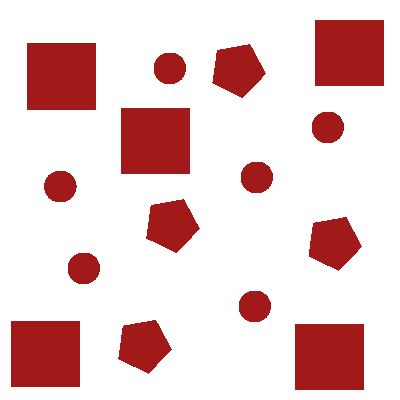
#> input picture Image processing and computer vision/Lecture 3/shapes.png, 400 x 400 px, found by its file name
$ python 'Image processing and computer vision lecture 3.py'
#> lines starting #> are read from the running program, lines starting #| are printed output that depends on the picture; after the words box and inside, x2 and y2 are one past the last pixel; in counts of white or black regions, pixels touching at a corner belong together
import sys
import cv2 as cv
import matplotlib.pyplot as plt
import numpy as np
from collections import deque

def main(argv):
    #exercise1()
    exercise3()

    return 0


# [68 lines left out: function exercise1, not called in this run]

#Exercise 2
def grassfire(binary, neighbors=[(-1,0), (1,0), (0,-1), (0,1)], pause=0.01):
    h, w = binary.shape
    labels = np.zeros((h, w), dtype=np.int32)
    current_label = 0

    fig, ax = plt.subplots()

    for y in range(h):
        for x in range(w):
            if binary[y, x] == 1 and labels[y, x] == 0:
                # Start a new fire
                current_label += 1
                q = deque()
                q.append((y, x))
                labels[y, x] = current_label
                while q:
                    # Current fire front (all burning this step)
                    fire_front = list(q)
                    next_q = deque()

                    # --- Visualization step ---
                    ax.clear()
                    vis = np.copy(labels)
                    ax.imshow(vis, cmap="tab20", vmin=-1, vmax=20)
                    ax.set_title(f"Blob {current_label}: spreading fire")
                    plt.pause(pause)

                    # Expand fire
                    for (cy, cx) in fire_front:
                        for dy, dx in neighbors:
                            ny, nx = cy + dy, cx + dx
                            if 0 <= ny < h and 0 <= nx < w:
                                # Visualize which pixels we are checking
                                old = vis[ny, nx]
                                vis[ny, nx] = 8
                                ax.imshow(vis, cmap="tab20", vmin=-1, vmax=20)
                                ax.set_title(f"Blob {current_label}: spreading fire")
                                vis[ny, nx] = old
                                plt.pause(pause)
                                if binary[ny, nx] == 1 and labels[ny, nx] == 0:
                                    labels[ny, nx] = current_label
                                    vis[ny, nx] = current_label
                                    next_q.append((ny, nx))
                    q = next_q
    plt.show()
    return labels

#Exercise 3
def exercise3():
    #Hardcoded image path:
    src = cv.imread(r"C:\Users\Christian Lykke\Documents\Skole\Aalborg Universitet\CEAIVS7\Image processing and computer vision\Lecture 3\shapes.png", cv.IMREAD_COLOR)
#> src is the input picture: shape (400, 400, 3); mean B, G, R 203.9, 203.9, 234.1
    # Show the original
    plt.imshow(cv.cvtColor(src, cv.COLOR_BGR2RGB))
    plt.title("Original Image")
    plt.show()

    # Convert to grayscale
    gray = cv.cvtColor(src, cv.COLOR_BGR2GRAY)
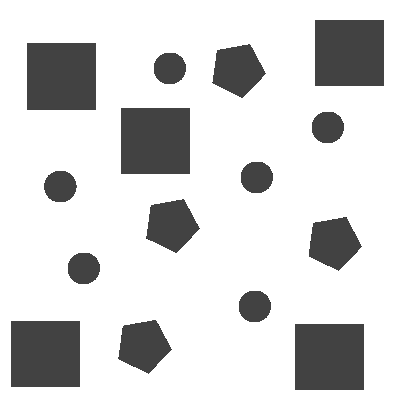
#> gray: shape (400, 400); min 38, max 255, mean 213

    # Threshold to get binary image (foreground=255, background=0)
    _, binary = cv.threshold(gray, 127, 255, cv.THRESH_BINARY)
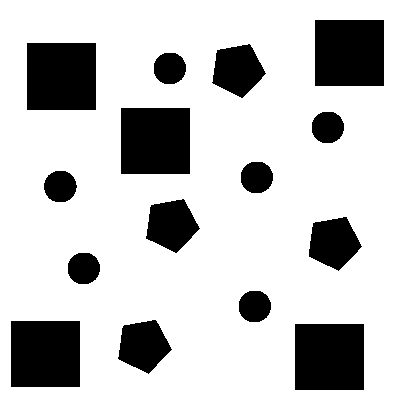
#> binary: shape (400, 400); 77.8% white; 15 black regions, largest, box (x1, y1, x2, y2) and area: (27, 43, 96, 110) 4623, (315, 20, 384, 86) 4554, (121, 108, 190, 174) 4554

    # Connected components
    num_labels, labels = cv.connectedComponents(binary)
#> num_labels = 2

    print(f"Number of connected components (including background): {num_labels}")
#| Number of connected components (including background): 2

    # Visualize the labeled image
    plt.imshow(labels, cmap="tab20")
    plt.title("Connected Components")
    plt.show()


if __name__ == "__main__":
    main(sys.argv[1:])
    binary = np.array([
        [0,0,0,1,1,1],
        [0,0,0,0,1,0],
        [0,0,0,0,1,1],
        [0,0,1,1,0,0],
        [0,0,1,1,0,0],
        [0,0,1,1,0,0]
    ], dtype=np.uint8)

    plt.imshow(binary, cmap="gray")
    plt.title("Input Binary Image")
    plt.show()
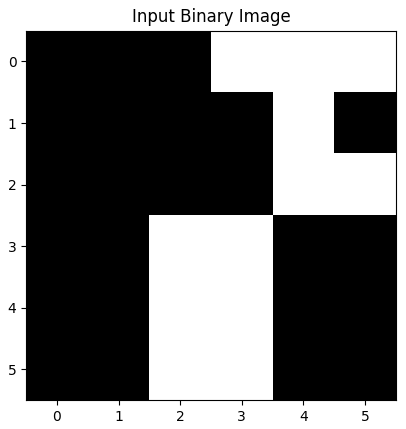
#> figure drawn by matplotlib, 1 panel

    neighbors=[(-1,0), (1,0), (0,-1), (0,1)]
    pause = 0.1
    labels = grassfire(binary, neighbors, pause)
#> the loop in grassfire, `for y in range(h):` made 6 passes
#> pass 1, in grassfire, `plt.pause(pause)`:
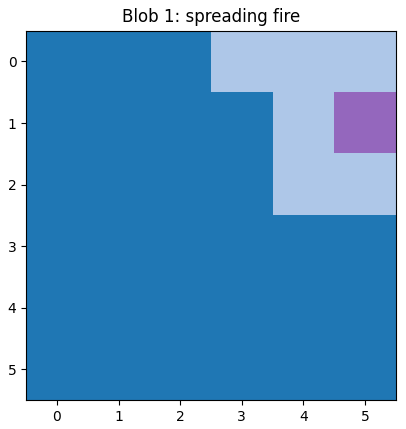
#> figure drawn by matplotlib, 1 panel
#> pass 1, in grassfire, `plt.pause(pause)`:
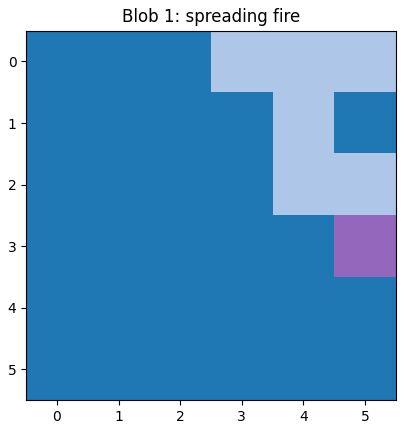
#> figure drawn by matplotlib, 1 panel
#> in grassfire, `plt.show()`:
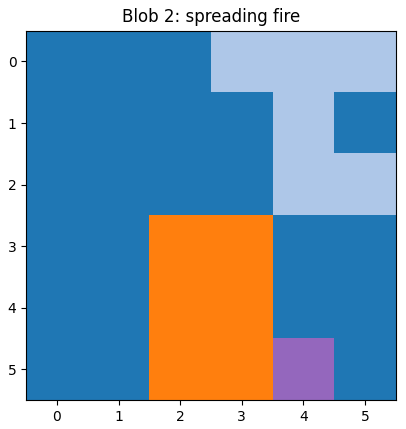
#> figure drawn by matplotlib, 1 panel

    plt.imshow(labels, cmap="tab20")
    plt.title("Final Connected Components")
    plt.show()
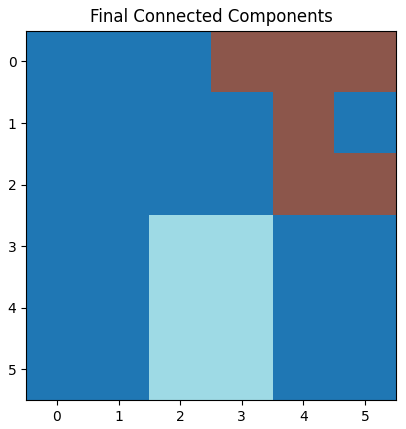
#> figure drawn by matplotlib, 1 panel

$ run again, with Image processing and computer vision/Lecture 3/shapes_2.png copied over Image processing and computer vision/Lecture 3/shapes.png
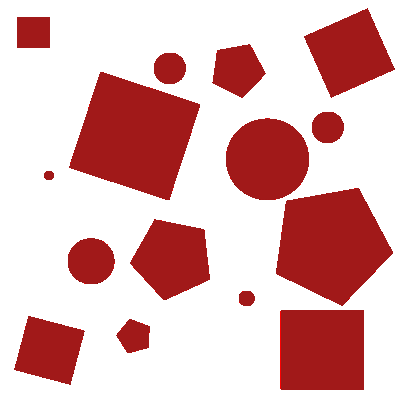
#> input picture Image processing and computer vision/Lecture 3/shapes_2.png, 400 x 400 px, found by its file name
#> in exercise3, src is the input picture: shape (400, 400, 3); mean B, G, R 180.1, 180.1, 224.5
#> in exercise3, `gray = cv.cvtColor(src, cv.COLOR_BGR2GRAY)`:
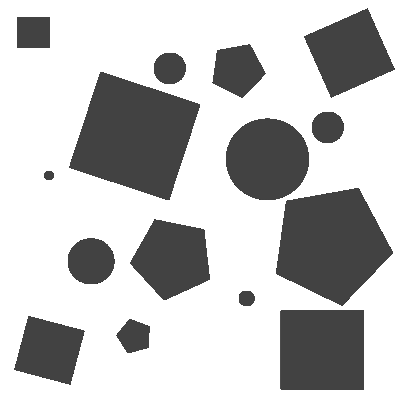
#> gray: shape (400, 400); min 38, max 255, mean 193.5
#> in exercise3, `_, binary = cv.threshold(gray, 127, 255, cv.THRESH_BINARY)`:
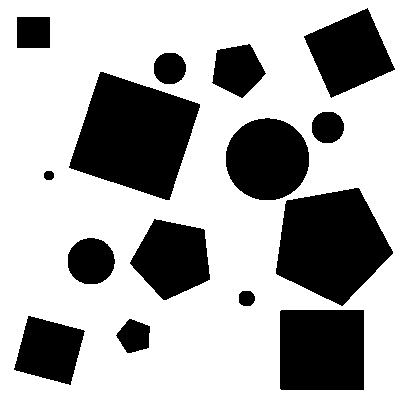
#> binary: shape (400, 400); 67.5% white; 15 black regions, largest, box (x1, y1, x2, y2) and area: (69, 72, 200, 200) 10725, (276, 188, 393, 306) 9387, (280, 310, 364, 390) 6718
#> num_labels = 2
#| Number of connected components (including background): 2
